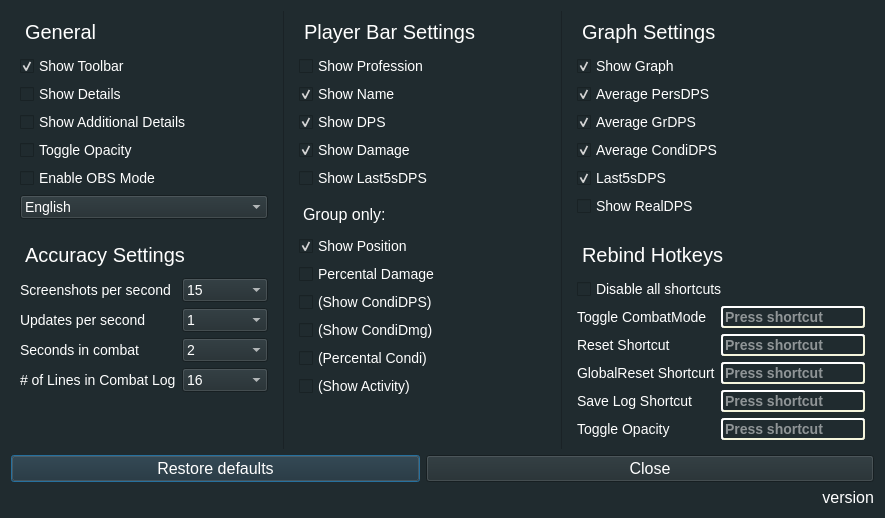
<?xml version="1.0" encoding="UTF-8"?>
<ui version="4.0">
 <class>Configurator</class>
 <widget class="QDialog" name="Configurator">
  <property name="geometry">
   <rect>
    <x>0</x>
    <y>0</y>
    <width>885</width>
    <height>512</height>
   </rect>
  </property>
  <property name="sizePolicy">
   <sizepolicy hsizetype="Preferred" vsizetype="Preferred">
    <horstretch>0</horstretch>
    <verstretch>0</verstretch>
   </sizepolicy>
  </property>
  <property name="font">
   <font>
    <pointsize>8</pointsize>
   </font>
  </property>
  <property name="windowTitle">
   <string>Configuration</string>
  </property>
  <property name="styleSheet">
   <string notr="true">QWidget { background-color: rgba(32, 43, 47, 100%); }
QWidget#widget { background-color: rgba(32, 43, 47, 0%); }
QLabel {  background-color: rgba(32, 43, 47, 0%); color: rgb(255, 255, 255); text-align:center;}
QLineEdit {
    background-color: #202B2F;
	color: #FFFFFF;
    border-style: outset;
    border-width: 2px;
    border-radius: 3px;
    border-color: beige;
    font: bold 14px;
}</string>
  </property>
  <property name="sizeGripEnabled">
   <bool>false</bool>
  </property>
  <property name="modal">
   <bool>false</bool>
  </property>
  <layout class="QGridLayout" name="gridLayout_6">
   <item row="1" column="5" alignment="Qt::AlignTop">
    <widget class="QWidget" name="widget_5" native="true">
     <property name="sizePolicy">
      <sizepolicy hsizetype="MinimumExpanding" vsizetype="Preferred">
       <horstretch>0</horstretch>
       <verstretch>0</verstretch>
      </sizepolicy>
     </property>
     <property name="minimumSize">
      <size>
       <width>265</width>
       <height>0</height>
      </size>
     </property>
     <property name="styleSheet">
      <string notr="true"/>
     </property>
     <layout class="QGridLayout" name="gridLayout_5">
      <item row="3" column="0">
       <widget class="QLabel" name="labelShortcut2">
        <property name="styleSheet">
         <string notr="true">color:white;font-size:14px;</string>
        </property>
        <property name="text">
         <string>Reset Shortcut</string>
        </property>
       </widget>
      </item>
      <item row="5" column="2">
       <widget class="QKeySequenceEdit" name="seqEditSave">
        <property name="styleSheet">
         <string notr="true"/>
        </property>
       </widget>
      </item>
      <item row="4" column="0" colspan="2">
       <widget class="QLabel" name="labelShortcut3">
        <property name="styleSheet">
         <string notr="true">color:white;font-size:14px;</string>
        </property>
        <property name="text">
         <string>GlobalReset Shortcurt</string>
        </property>
       </widget>
      </item>
      <item row="2" column="2">
       <widget class="QKeySequenceEdit" name="seqEditCombatMode">
        <property name="enabled">
         <bool>true</bool>
        </property>
        <property name="baseSize">
         <size>
          <width>0</width>
          <height>0</height>
         </size>
        </property>
        <property name="palette">
         <palette>
          <active>
           <colorrole role="Button">
            <brush brushstyle="SolidPattern">
             <color alpha="255">
              <red>32</red>
              <green>43</green>
              <blue>47</blue>
             </color>
            </brush>
           </colorrole>
           <colorrole role="Base">
            <brush brushstyle="SolidPattern">
             <color alpha="255">
              <red>32</red>
              <green>43</green>
              <blue>47</blue>
             </color>
            </brush>
           </colorrole>
           <colorrole role="Window">
            <brush brushstyle="SolidPattern">
             <color alpha="255">
              <red>32</red>
              <green>43</green>
              <blue>47</blue>
             </color>
            </brush>
           </colorrole>
          </active>
          <inactive>
           <colorrole role="Button">
            <brush brushstyle="SolidPattern">
             <color alpha="255">
              <red>32</red>
              <green>43</green>
              <blue>47</blue>
             </color>
            </brush>
           </colorrole>
           <colorrole role="Base">
            <brush brushstyle="SolidPattern">
             <color alpha="255">
              <red>32</red>
              <green>43</green>
              <blue>47</blue>
             </color>
            </brush>
           </colorrole>
           <colorrole role="Window">
            <brush brushstyle="SolidPattern">
             <color alpha="255">
              <red>32</red>
              <green>43</green>
              <blue>47</blue>
             </color>
            </brush>
           </colorrole>
          </inactive>
          <disabled>
           <colorrole role="Button">
            <brush brushstyle="SolidPattern">
             <color alpha="255">
              <red>32</red>
              <green>43</green>
              <blue>47</blue>
             </color>
            </brush>
           </colorrole>
           <colorrole role="Base">
            <brush brushstyle="SolidPattern">
             <color alpha="255">
              <red>32</red>
              <green>43</green>
              <blue>47</blue>
             </color>
            </brush>
           </colorrole>
           <colorrole role="Window">
            <brush brushstyle="SolidPattern">
             <color alpha="255">
              <red>32</red>
              <green>43</green>
              <blue>47</blue>
             </color>
            </brush>
           </colorrole>
          </disabled>
         </palette>
        </property>
        <property name="mouseTracking">
         <bool>false</bool>
        </property>
        <property name="focusPolicy">
         <enum>Qt::StrongFocus</enum>
        </property>
        <property name="contextMenuPolicy">
         <enum>Qt::DefaultContextMenu</enum>
        </property>
        <property name="toolTipDuration">
         <number>-1</number>
        </property>
        <property name="autoFillBackground">
         <bool>false</bool>
        </property>
        <property name="styleSheet">
         <string notr="true"/>
        </property>
       </widget>
      </item>
      <item row="2" column="0">
       <widget class="QLabel" name="labelShortcut1">
        <property name="styleSheet">
         <string notr="true">color:white;font-size:14px;</string>
        </property>
        <property name="text">
         <string>Toggle CombatMode</string>
        </property>
       </widget>
      </item>
      <item row="5" column="0">
       <widget class="QLabel" name="labelShortcut4">
        <property name="styleSheet">
         <string notr="true">color:white;font-size:14px;</string>
        </property>
        <property name="text">
         <string>Save Log Shortcut</string>
        </property>
       </widget>
      </item>
      <item row="3" column="2">
       <widget class="QKeySequenceEdit" name="seqEditReset">
        <property name="styleSheet">
         <string notr="true"/>
        </property>
       </widget>
      </item>
      <item row="4" column="2">
       <widget class="QKeySequenceEdit" name="seqEditGlobalReset">
        <property name="styleSheet">
         <string notr="true"/>
        </property>
       </widget>
      </item>
      <item row="6" column="0">
       <widget class="QLabel" name="labelShortcut5">
        <property name="styleSheet">
         <string notr="true">color:white;font-size:14px;</string>
        </property>
        <property name="text">
         <string>Toggle Opacity</string>
        </property>
       </widget>
      </item>
      <item row="6" column="2">
       <widget class="QKeySequenceEdit" name="seqEditOpacity">
        <property name="styleSheet">
         <string notr="true"/>
        </property>
       </widget>
      </item>
      <item row="1" column="0" colspan="3">
       <widget class="QCheckBox" name="checkBoxShortcutDisable">
        <property name="styleSheet">
         <string notr="true">color:white;font-size:14px;</string>
        </property>
        <property name="text">
         <string>Disable all shortcuts</string>
        </property>
        <property name="checked">
         <bool>false</bool>
        </property>
       </widget>
      </item>
      <item row="0" column="0" colspan="3">
       <widget class="QLabel" name="label_5">
        <property name="styleSheet">
         <string notr="true">color: rgb(255,255,255);font-size:20px;margin:0px 0px 5px -5px</string>
        </property>
        <property name="text">
         <string>Rebind Hotkeys</string>
        </property>
       </widget>
      </item>
     </layout>
    </widget>
   </item>
   <item row="0" column="5" alignment="Qt::AlignTop">
    <widget class="QWidget" name="widget_4" native="true">
     <property name="sizePolicy">
      <sizepolicy hsizetype="MinimumExpanding" vsizetype="Preferred">
       <horstretch>0</horstretch>
       <verstretch>0</verstretch>
      </sizepolicy>
     </property>
     <property name="minimumSize">
      <size>
       <width>265</width>
       <height>0</height>
      </size>
     </property>
     <layout class="QGridLayout" name="gridLayout_4">
      <item row="4" column="0">
       <widget class="QLabel" name="label_4">
        <property name="styleSheet">
         <string notr="true">color: rgb(255,255,255);font-size:20px;margin:0px 0px 5px -5px</string>
        </property>
        <property name="text">
         <string>Graph Settings</string>
        </property>
       </widget>
      </item>
      <item row="6" column="0">
       <widget class="QCheckBox" name="checkBoxGraphAvgDPS">
        <property name="toolTip">
         <string>&lt;html&gt;&lt;head/&gt;&lt;body&gt;&lt;p&gt;Green Graph&lt;/p&gt;&lt;/body&gt;&lt;/html&gt;</string>
        </property>
        <property name="styleSheet">
         <string notr="true">color:white;font-size:14px;</string>
        </property>
        <property name="text">
         <string>Average PersDPS</string>
        </property>
        <property name="checked">
         <bool>true</bool>
        </property>
       </widget>
      </item>
      <item row="7" column="0">
       <widget class="QCheckBox" name="checkBoxGraphAvgGroupDPS">
        <property name="toolTip">
         <string>&lt;html&gt;&lt;head/&gt;&lt;body&gt;&lt;p&gt;Yellow Graph&lt;/p&gt;&lt;/body&gt;&lt;/html&gt;</string>
        </property>
        <property name="styleSheet">
         <string notr="true">color:white;font-size:14px;</string>
        </property>
        <property name="text">
         <string>Average GrDPS</string>
        </property>
        <property name="checked">
         <bool>true</bool>
        </property>
       </widget>
      </item>
      <item row="10" column="0">
       <widget class="QCheckBox" name="checkBoxGraphRealDPS">
        <property name="enabled">
         <bool>true</bool>
        </property>
        <property name="toolTip">
         <string>&lt;html&gt;&lt;head/&gt;&lt;body&gt;&lt;p&gt;Blue Graph&lt;/p&gt;&lt;/body&gt;&lt;/html&gt;</string>
        </property>
        <property name="styleSheet">
         <string notr="true">color:white;font-size:14px;</string>
        </property>
        <property name="text">
         <string>Show RealDPS</string>
        </property>
        <property name="checked">
         <bool>false</bool>
        </property>
       </widget>
      </item>
      <item row="8" column="0">
       <widget class="QCheckBox" name="checkBoxGraphAvgCDPS">
        <property name="toolTip">
         <string>&lt;html&gt;&lt;head/&gt;&lt;body&gt;&lt;p&gt;Purple Graph&lt;/p&gt;&lt;/body&gt;&lt;/html&gt;</string>
        </property>
        <property name="styleSheet">
         <string notr="true">color:white;font-size:14px;</string>
        </property>
        <property name="text">
         <string>Average CondiDPS</string>
        </property>
        <property name="checked">
         <bool>true</bool>
        </property>
       </widget>
      </item>
      <item row="9" column="0">
       <widget class="QCheckBox" name="checkBoxGraph5sDPS">
        <property name="toolTip">
         <string>&lt;html&gt;&lt;head/&gt;&lt;body&gt;&lt;p&gt;Red Graph&lt;/p&gt;&lt;/body&gt;&lt;/html&gt;</string>
        </property>
        <property name="styleSheet">
         <string notr="true">color:white;font-size:14px;</string>
        </property>
        <property name="text">
         <string>Last5sDPS</string>
        </property>
        <property name="checked">
         <bool>true</bool>
        </property>
       </widget>
      </item>
      <item row="5" column="0">
       <widget class="QCheckBox" name="checkBoxGraphShow">
        <property name="styleSheet">
         <string notr="true">color:white;font-size:14px;</string>
        </property>
        <property name="text">
         <string>Show Graph</string>
        </property>
        <property name="checked">
         <bool>true</bool>
        </property>
       </widget>
      </item>
     </layout>
    </widget>
   </item>
   <item row="0" column="4" rowspan="2">
    <widget class="QWidget" name="widget_7" native="true">
     <property name="minimumSize">
      <size>
       <width>1</width>
       <height>0</height>
      </size>
     </property>
     <property name="layoutDirection">
      <enum>Qt::LeftToRight</enum>
     </property>
     <property name="autoFillBackground">
      <bool>false</bool>
     </property>
     <property name="styleSheet">
      <string notr="true">background: rgba(0,0,0,0.2)</string>
     </property>
    </widget>
   </item>
   <item row="0" column="2" rowspan="2" colspan="2" alignment="Qt::AlignTop">
    <widget class="QWidget" name="widget_3" native="true">
     <property name="sizePolicy">
      <sizepolicy hsizetype="MinimumExpanding" vsizetype="Preferred">
       <horstretch>0</horstretch>
       <verstretch>0</verstretch>
      </sizepolicy>
     </property>
     <property name="minimumSize">
      <size>
       <width>265</width>
       <height>0</height>
      </size>
     </property>
     <property name="focusPolicy">
      <enum>Qt::ClickFocus</enum>
     </property>
     <property name="contextMenuPolicy">
      <enum>Qt::NoContextMenu</enum>
     </property>
     <property name="styleSheet">
      <string notr="true"/>
     </property>
     <layout class="QGridLayout" name="gridLayout_3">
      <property name="sizeConstraint">
       <enum>QLayout::SetDefaultConstraint</enum>
      </property>
      <item row="4" column="0">
       <widget class="QCheckBox" name="checkBoxDPS">
        <property name="styleSheet">
         <string notr="true">color:white;font-size:14px;</string>
        </property>
        <property name="text">
         <string>Show DPS</string>
        </property>
        <property name="checked">
         <bool>true</bool>
        </property>
       </widget>
      </item>
      <item row="6" column="0">
       <widget class="QCheckBox" name="checkBox5sDPS">
        <property name="styleSheet">
         <string notr="true">color:white;font-size:14px;</string>
        </property>
        <property name="text">
         <string>Show Last5sDPS</string>
        </property>
        <property name="checked">
         <bool>false</bool>
        </property>
       </widget>
      </item>
      <item row="9" column="0">
       <widget class="QCheckBox" name="checkBoxPerDmg">
        <property name="styleSheet">
         <string notr="true">color:white;font-size:14px;</string>
        </property>
        <property name="text">
         <string>Percental Damage</string>
        </property>
        <property name="checked">
         <bool>false</bool>
        </property>
       </widget>
      </item>
      <item row="8" column="0">
       <widget class="QCheckBox" name="checkBoxPosition">
        <property name="enabled">
         <bool>true</bool>
        </property>
        <property name="styleSheet">
         <string notr="true">color:white;font-size:14px;</string>
        </property>
        <property name="text">
         <string>Show Position</string>
        </property>
        <property name="checked">
         <bool>true</bool>
        </property>
       </widget>
      </item>
      <item row="5" column="0">
       <widget class="QCheckBox" name="checkBoxDamage">
        <property name="styleSheet">
         <string notr="true">color:white;font-size:14px;</string>
        </property>
        <property name="text">
         <string>Show Damage</string>
        </property>
        <property name="checked">
         <bool>true</bool>
        </property>
       </widget>
      </item>
      <item row="2" column="0">
       <widget class="QCheckBox" name="checkBoxProfColors">
        <property name="styleSheet">
         <string notr="true">color:white;font-size:14px;</string>
        </property>
        <property name="text">
         <string>Show Profession</string>
        </property>
       </widget>
      </item>
      <item row="3" column="0">
       <widget class="QCheckBox" name="checkBoxName">
        <property name="styleSheet">
         <string notr="true">color:white;font-size:14px;</string>
        </property>
        <property name="text">
         <string>Show Name</string>
        </property>
        <property name="checked">
         <bool>true</bool>
        </property>
       </widget>
      </item>
      <item row="7" column="0">
       <widget class="QLabel" name="groupOnly">
        <property name="styleSheet">
         <string notr="true">color:white;font-size:16px;margin:10px 0px 5px -5px</string>
        </property>
        <property name="text">
         <string>Group only:</string>
        </property>
       </widget>
      </item>
      <item row="1" column="0">
       <widget class="QLabel" name="label_3">
        <property name="styleSheet">
         <string notr="true">color: rgb(255,255,255);font-size:20px;margin:0px 0px 5px -5px</string>
        </property>
        <property name="text">
         <string>Player Bar Settings</string>
        </property>
       </widget>
      </item>
      <item row="11" column="0">
       <widget class="QCheckBox" name="checkBoxCDamage">
        <property name="styleSheet">
         <string notr="true">color:white;font-size:14px;</string>
        </property>
        <property name="text">
         <string>(Show CondiDmg)</string>
        </property>
       </widget>
      </item>
      <item row="10" column="0">
       <widget class="QCheckBox" name="checkBoxCDPS">
        <property name="styleSheet">
         <string notr="true">color:white;font-size:14px;</string>
        </property>
        <property name="text">
         <string>(Show CondiDPS)</string>
        </property>
       </widget>
      </item>
      <item row="13" column="0">
       <widget class="QCheckBox" name="checkBoxActivity">
        <property name="styleSheet">
         <string notr="true">color:white;font-size:14px;</string>
        </property>
        <property name="text">
         <string>(Show Activity)</string>
        </property>
       </widget>
      </item>
      <item row="12" column="0">
       <widget class="QCheckBox" name="checkBoxCPerDmg">
        <property name="styleSheet">
         <string notr="true">color:white;font-size:14px;</string>
        </property>
        <property name="text">
         <string>(Percental Condi)</string>
        </property>
       </widget>
      </item>
     </layout>
    </widget>
   </item>
   <item row="0" column="1" rowspan="2">
    <widget class="QWidget" name="widget_6" native="true">
     <property name="minimumSize">
      <size>
       <width>1</width>
       <height>0</height>
      </size>
     </property>
     <property name="styleSheet">
      <string notr="true">background: rgba(0,0,0,0.2)</string>
     </property>
    </widget>
   </item>
   <item row="0" column="0" alignment="Qt::AlignTop">
    <widget class="QWidget" name="widget_2" native="true">
     <property name="sizePolicy">
      <sizepolicy hsizetype="MinimumExpanding" vsizetype="Preferred">
       <horstretch>0</horstretch>
       <verstretch>0</verstretch>
      </sizepolicy>
     </property>
     <property name="minimumSize">
      <size>
       <width>265</width>
       <height>0</height>
      </size>
     </property>
     <layout class="QGridLayout" name="gridLayout_2">
      <item row="0" column="0">
       <widget class="QLabel" name="label">
        <property name="styleSheet">
         <string notr="true">color: rgb(255,255,255);font-size:20px;margin:0px 0px 5px -5px</string>
        </property>
        <property name="text">
         <string>General</string>
        </property>
       </widget>
      </item>
      <item row="1" column="0">
       <widget class="QCheckBox" name="checkBoxToolbar">
        <property name="styleSheet">
         <string notr="true">color:white;font-size:14px;</string>
        </property>
        <property name="text">
         <string>Show Toolbar</string>
        </property>
        <property name="checked">
         <bool>true</bool>
        </property>
       </widget>
      </item>
      <item row="2" column="0">
       <widget class="QCheckBox" name="checkBoxDetails">
        <property name="styleSheet">
         <string notr="true">color:white;font-size:14px;</string>
        </property>
        <property name="text">
         <string>Show Details</string>
        </property>
       </widget>
      </item>
      <item row="3" column="0">
       <widget class="QCheckBox" name="checkBoxExtraDetails">
        <property name="styleSheet">
         <string notr="true">color:white;font-size:14px;</string>
        </property>
        <property name="text">
         <string>Show Additional Details</string>
        </property>
       </widget>
      </item>
      <item row="4" column="0">
       <widget class="QCheckBox" name="checkBoxOpacity">
        <property name="styleSheet">
         <string notr="true">color:white;font-size:14px;</string>
        </property>
        <property name="text">
         <string>Toggle Opacity</string>
        </property>
       </widget>
      </item>
      <item row="5" column="0">
       <widget class="QCheckBox" name="checkBoxOBS">
        <property name="styleSheet">
         <string notr="true">color:white;font-size:14px;</string>
        </property>
        <property name="text">
         <string>Enable OBS Mode</string>
        </property>
       </widget>
      </item>
      <item row="6" column="0">
       <widget class="QComboBox" name="comboBoxLanguage">
        <property name="styleSheet">
         <string notr="true">color:white;font-size:14px;</string>
        </property>
        <item>
         <property name="text">
          <string>English</string>
         </property>
        </item>
        <item>
         <property name="text">
          <string>Deutsch</string>
         </property>
        </item>
        <item>
         <property name="text">
          <string>Francais</string>
         </property>
        </item>
        <item>
         <property name="text">
          <string>Russian</string>
         </property>
        </item>
        <item>
         <property name="text">
          <string>Italian</string>
         </property>
        </item>
        <item>
         <property name="text">
          <string>Polish</string>
         </property>
        </item>
        <item>
         <property name="text">
          <string>Chinese</string>
         </property>
        </item>
       </widget>
      </item>
     </layout>
    </widget>
   </item>
   <item row="1" column="0" alignment="Qt::AlignTop">
    <widget class="QWidget" name="widget" native="true">
     <property name="sizePolicy">
      <sizepolicy hsizetype="MinimumExpanding" vsizetype="Preferred">
       <horstretch>0</horstretch>
       <verstretch>0</verstretch>
      </sizepolicy>
     </property>
     <property name="minimumSize">
      <size>
       <width>265</width>
       <height>0</height>
      </size>
     </property>
     <layout class="QGridLayout" name="gridLayout">
      <item row="3" column="2" colspan="2">
       <widget class="QComboBox" name="comboBoxSecondsInCombat">
        <property name="styleSheet">
         <string notr="true">color:white;font-size:14px;</string>
        </property>
        <property name="currentIndex">
         <number>0</number>
        </property>
        <item>
         <property name="text">
          <string>2</string>
         </property>
        </item>
        <item>
         <property name="text">
          <string>3</string>
         </property>
        </item>
       </widget>
      </item>
      <item row="4" column="0" colspan="2">
       <widget class="QLabel" name="labelConsideredLines">
        <property name="styleSheet">
         <string notr="true">color:white;font-size:14px;</string>
        </property>
        <property name="text">
         <string># of Lines in Combat Log</string>
        </property>
        <property name="alignment">
         <set>Qt::AlignLeading|Qt::AlignLeft|Qt::AlignVCenter</set>
        </property>
       </widget>
      </item>
      <item row="4" column="2" colspan="2">
       <widget class="QComboBox" name="comboBoxConsideredLines">
        <property name="styleSheet">
         <string notr="true">color:white;font-size:14px;</string>
        </property>
        <property name="editable">
         <bool>false</bool>
        </property>
        <property name="currentText">
         <string>16</string>
        </property>
        <property name="currentIndex">
         <number>3</number>
        </property>
        <property name="modelColumn">
         <number>0</number>
        </property>
        <item>
         <property name="text">
          <string>10</string>
         </property>
        </item>
        <item>
         <property name="text">
          <string>12</string>
         </property>
        </item>
        <item>
         <property name="text">
          <string>14</string>
         </property>
        </item>
        <item>
         <property name="text">
          <string>16</string>
         </property>
        </item>
        <item>
         <property name="text">
          <string>20</string>
         </property>
        </item>
        <item>
         <property name="text">
          <string>24</string>
         </property>
        </item>
        <item>
         <property name="text">
          <string>27</string>
         </property>
        </item>
       </widget>
      </item>
      <item row="3" column="0" colspan="2">
       <widget class="QLabel" name="labelSecondsInCombat">
        <property name="styleSheet">
         <string notr="true">color:white;font-size:14px;</string>
        </property>
        <property name="text">
         <string>Seconds in combat</string>
        </property>
        <property name="alignment">
         <set>Qt::AlignLeading|Qt::AlignLeft|Qt::AlignVCenter</set>
        </property>
       </widget>
      </item>
      <item row="2" column="0" colspan="2">
       <widget class="QLabel" name="labelUpdates">
        <property name="styleSheet">
         <string notr="true">color:white;font-size:14px;</string>
        </property>
        <property name="text">
         <string>Updates per second</string>
        </property>
        <property name="alignment">
         <set>Qt::AlignLeading|Qt::AlignLeft|Qt::AlignVCenter</set>
        </property>
       </widget>
      </item>
      <item row="1" column="0" colspan="2">
       <widget class="QLabel" name="labelScreenshots">
        <property name="styleSheet">
         <string notr="true">color:white;font-size:14px;</string>
        </property>
        <property name="text">
         <string>Screenshots per second</string>
        </property>
        <property name="alignment">
         <set>Qt::AlignLeading|Qt::AlignLeft|Qt::AlignVCenter</set>
        </property>
       </widget>
      </item>
      <item row="2" column="2" colspan="2">
       <widget class="QComboBox" name="comboBoxUpdates">
        <property name="styleSheet">
         <string notr="true">color:white;font-size:14px;</string>
        </property>
        <property name="currentIndex">
         <number>0</number>
        </property>
        <item>
         <property name="text">
          <string>1</string>
         </property>
        </item>
       </widget>
      </item>
      <item row="1" column="2" colspan="2">
       <widget class="QComboBox" name="comboBoxScreenshots">
        <property name="styleSheet">
         <string notr="true">color:white;font-size:14px;</string>
        </property>
        <property name="currentText">
         <string>15</string>
        </property>
        <property name="currentIndex">
         <number>0</number>
        </property>
        <item>
         <property name="text">
          <string>15</string>
         </property>
        </item>
        <item>
         <property name="text">
          <string>20</string>
         </property>
        </item>
        <item>
         <property name="text">
          <string>25</string>
         </property>
        </item>
       </widget>
      </item>
      <item row="0" column="0" colspan="4">
       <widget class="QLabel" name="label_2">
        <property name="styleSheet">
         <string notr="true">color: rgb(255,255,255);font-size:20px;margin:0px 0px 5px -5px</string>
        </property>
        <property name="text">
         <string>Accuracy Settings</string>
        </property>
       </widget>
      </item>
     </layout>
    </widget>
   </item>
   <item row="2" column="0" colspan="3">
    <widget class="QPushButton" name="pushButtonReset">
     <property name="sizePolicy">
      <sizepolicy hsizetype="Minimum" vsizetype="Fixed">
       <horstretch>0</horstretch>
       <verstretch>0</verstretch>
      </sizepolicy>
     </property>
     <property name="styleSheet">
      <string notr="true">color:white;font-size:16px;</string>
     </property>
     <property name="text">
      <string>Restore defaults</string>
     </property>
    </widget>
   </item>
   <item row="2" column="3" colspan="3">
    <widget class="QPushButton" name="pushButtonReset_2">
     <property name="sizePolicy">
      <sizepolicy hsizetype="Minimum" vsizetype="Fixed">
       <horstretch>0</horstretch>
       <verstretch>0</verstretch>
      </sizepolicy>
     </property>
     <property name="styleSheet">
      <string notr="true">color:white;font-size:16px;</string>
     </property>
     <property name="text">
      <string>Close</string>
     </property>
    </widget>
   </item>
   <item row="3" column="5">
    <widget class="QLabel" name="labelVersion">
     <property name="sizePolicy">
      <sizepolicy hsizetype="Preferred" vsizetype="Preferred">
       <horstretch>0</horstretch>
       <verstretch>0</verstretch>
      </sizepolicy>
     </property>
     <property name="minimumSize">
      <size>
       <width>0</width>
       <height>0</height>
      </size>
     </property>
     <property name="styleSheet">
      <string notr="true">color:white;font-size:16px;</string>
     </property>
     <property name="text">
      <string>version</string>
     </property>
     <property name="alignment">
      <set>Qt::AlignRight|Qt::AlignTrailing|Qt::AlignVCenter</set>
     </property>
     <property name="wordWrap">
      <bool>true</bool>
     </property>
    </widget>
   </item>
  </layout>
 </widget>
 <resources/>
 <connections>
  <connection>
   <sender>pushButtonReset_2</sender>
   <signal>clicked()</signal>
   <receiver>Configurator</receiver>
   <slot>close()</slot>
   <hints>
    <hint type="sourcelabel">
     <x>313</x>
     <y>337</y>
    </hint>
    <hint type="destinationlabel">
     <x>296</x>
     <y>247</y>
    </hint>
   </hints>
  </connection>
 </connections>
</ui>
